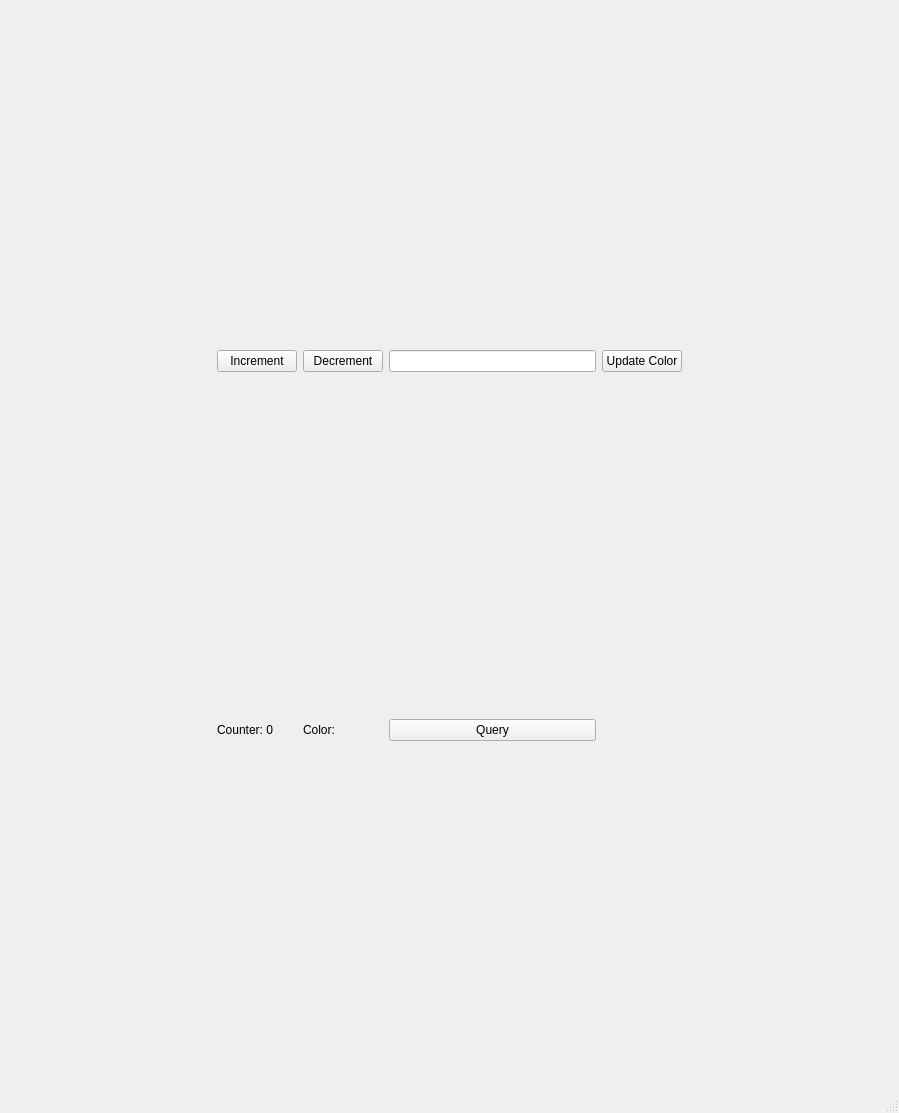
<?xml version="1.0" encoding="UTF-8"?>
<ui version="4.0">
 <class>MainWindow</class>
 <widget class="QMainWindow" name="MainWindow">
  <property name="geometry">
   <rect>
    <x>0</x>
    <y>0</y>
    <width>899</width>
    <height>1113</height>
   </rect>
  </property>
  <property name="windowTitle">
   <string>MainWindow</string>
  </property>
  <widget class="QWidget" name="centralwidget">
   <layout class="QVBoxLayout" name="verticalLayout">
    <item>
     <layout class="QGridLayout" name="gridLayout">
      <item row="1" column="3">
       <widget class="QPushButton" name="IncrementButton">
        <property name="text">
         <string>Increment</string>
        </property>
       </widget>
      </item>
      <item row="2" column="2">
       <spacer name="verticalSpacer">
        <property name="orientation">
         <enum>Qt::Vertical</enum>
        </property>
        <property name="sizeHint" stdset="0">
         <size>
          <width>20</width>
          <height>40</height>
         </size>
        </property>
       </spacer>
      </item>
      <item row="4" column="2">
       <spacer name="verticalSpacer_2">
        <property name="orientation">
         <enum>Qt::Vertical</enum>
        </property>
        <property name="sizeHint" stdset="0">
         <size>
          <width>20</width>
          <height>40</height>
         </size>
        </property>
       </spacer>
      </item>
      <item row="0" column="2">
       <spacer name="verticalSpacer_3">
        <property name="orientation">
         <enum>Qt::Vertical</enum>
        </property>
        <property name="sizeHint" stdset="0">
         <size>
          <width>20</width>
          <height>40</height>
         </size>
        </property>
       </spacer>
      </item>
      <item row="1" column="5">
       <widget class="QLineEdit" name="ColorTextBox"/>
      </item>
      <item row="1" column="2">
       <spacer name="horizontalSpacer_2">
        <property name="orientation">
         <enum>Qt::Horizontal</enum>
        </property>
        <property name="sizeHint" stdset="0">
         <size>
          <width>40</width>
          <height>20</height>
         </size>
        </property>
       </spacer>
      </item>
      <item row="1" column="6">
       <widget class="QPushButton" name="UpdateButton">
        <property name="text">
         <string>Update Color</string>
        </property>
       </widget>
      </item>
      <item row="1" column="7">
       <spacer name="horizontalSpacer">
        <property name="orientation">
         <enum>Qt::Horizontal</enum>
        </property>
        <property name="sizeHint" stdset="0">
         <size>
          <width>40</width>
          <height>20</height>
         </size>
        </property>
       </spacer>
      </item>
      <item row="1" column="4">
       <widget class="QPushButton" name="DecrementButton">
        <property name="text">
         <string>Decrement</string>
        </property>
       </widget>
      </item>
      <item row="3" column="3">
       <widget class="QLabel" name="CounterLabel">
        <property name="text">
         <string>Counter: 0</string>
        </property>
       </widget>
      </item>
      <item row="3" column="2">
       <spacer name="horizontalSpacer_3">
        <property name="orientation">
         <enum>Qt::Horizontal</enum>
        </property>
        <property name="sizeHint" stdset="0">
         <size>
          <width>40</width>
          <height>20</height>
         </size>
        </property>
       </spacer>
      </item>
      <item row="3" column="4">
       <widget class="QLabel" name="ColorLabel">
        <property name="text">
         <string>Color: </string>
        </property>
       </widget>
      </item>
      <item row="3" column="5">
       <widget class="QPushButton" name="QueryButton">
        <property name="text">
         <string>Query</string>
        </property>
       </widget>
      </item>
     </layout>
    </item>
   </layout>
  </widget>
  <widget class="QMenuBar" name="menubar">
   <property name="geometry">
    <rect>
     <x>0</x>
     <y>0</y>
     <width>899</width>
     <height>29</height>
    </rect>
   </property>
  </widget>
  <widget class="QStatusBar" name="statusbar"/>
 </widget>
 <resources/>
 <connections/>
</ui>
